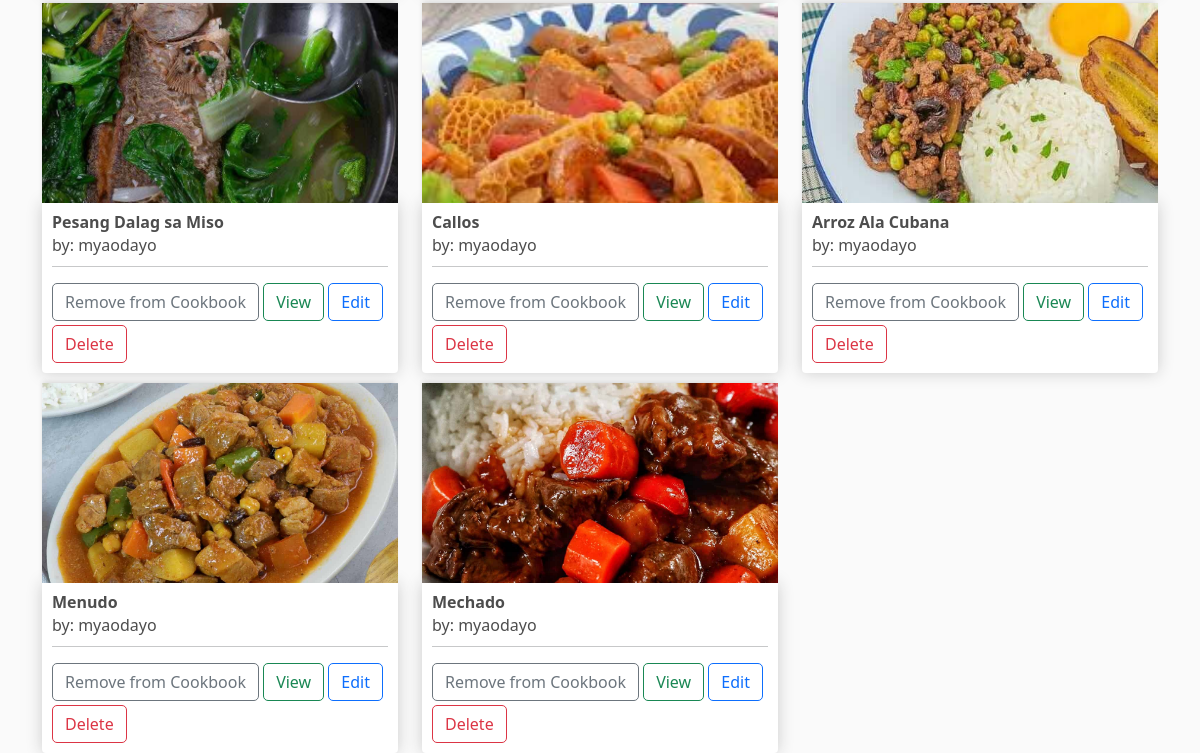
The app's page /cookbook/ (signed in, lower part), older data.
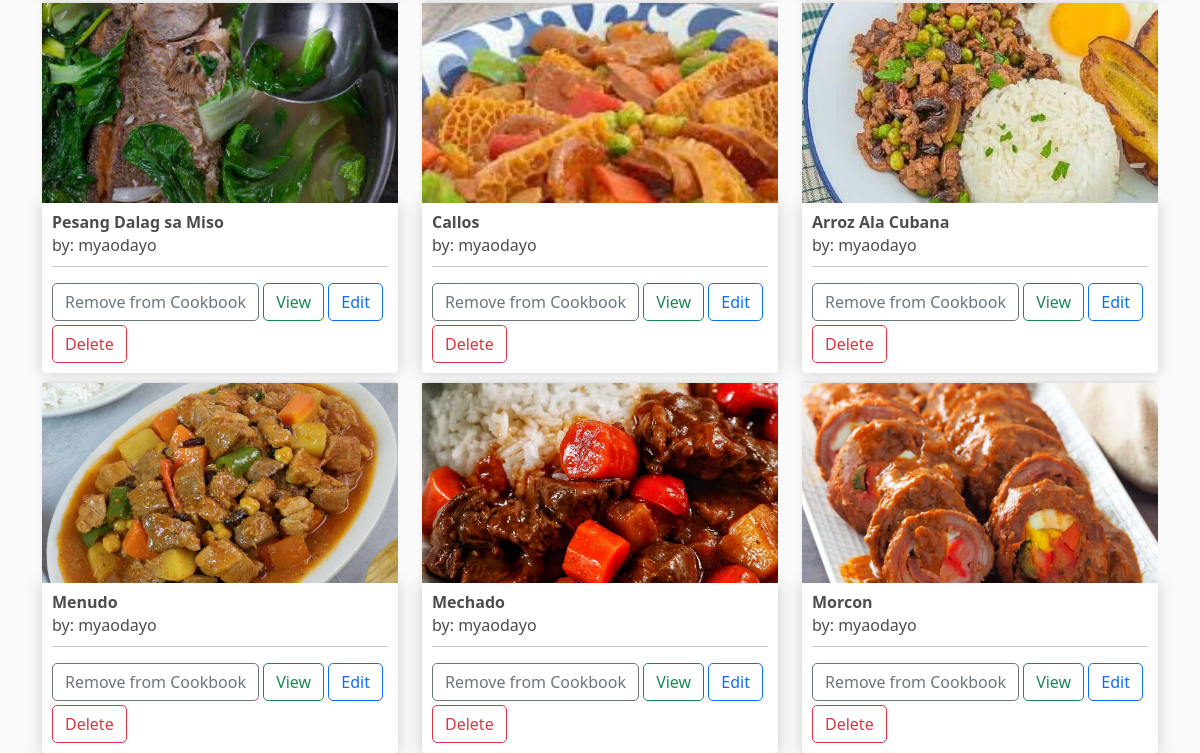
The same page, newer data.
### FGPH/models.py (models this page shows, shortened)
class CookbookRecipe(models.Model):
	cookbook = models.ForeignKey(Cookbook, null=True, on_delete=models.CASCADE, related_name='recipes')
	recipe = models.ForeignKey(Recipe, null=True, on_delete=models.CASCADE)

class Recipe(models.Model):
	author = models.ForeignKey(RegisteredUser, null=True, on_delete=models.CASCADE, related_name='recipes')
	name = models.CharField(max_length=64)
	category = models.ForeignKey(Category, null=True, blank=True, on_delete=models.SET_NULL, related_name='recipes')
	tags = models.ManyToManyField(Tag)
	thumbnail = models.ImageField(default='placeholder.png')
	region = models.ForeignKey(Region, null=True, blank=True, on_delete=models.SET_NULL, related_name='recipes')
	description = models.CharField(max_length=700, null=True, blank=True)
	steps = models.JSONField(null=True)
	ingredients = models.JSONField(null=True)
	preparation_time = models.CharField(max_length=64, null=True, blank=True)
	serving_size = models.IntegerField(
		null=True,
		blank=True,
        validators=[
            MaxValueValidator(500),
            MinValueValidator(1)
        ]
    )
	date_created = models.DateTimeField(auto_now_add=True, null=True)
	date_modified = models.DateTimeField(auto_now=True, null=True)
	@property
	def recipeSteps(self):
		return json.loads(self.steps)

class RegisteredUser(models.Model):
	user = models.OneToOneField(User, null=True, blank=True, on_delete=models.CASCADE)
	name = models.CharField(max_length=200, null=True)
	email = models.CharField(max_length=200)
	title = models.CharField(default="", max_length=200, blank=True)
	profile_pic = models.ImageField(default="pfp.png", null=True, blank=True)
	date_created = models.DateTimeField(auto_now_add=True, null=True)
	def __str__(self):
	    return str(self.name)

### FGPH/views.py (the view)
# urls.py: path("cookbook/", views.cookbook, name='cookbook'),
@login_required(login_url='FGPH:login')
def cookbook(request):
    categories = Category.objects.all()
    if request.user.is_authenticated:
        cookbookAuthor = request.user.registereduser
        cookbook, created = Cookbook.objects.get_or_create(cookbookAuthor=cookbookAuthor)
        cookbookRecipes = cookbook.recipes.all()
    else:
        cookbookRecipes = []
    context = {'cookbookRecipes': cookbookRecipes, 'categories': categories}
    return render(request, 'FGPH/cookbook.html', context)

### FGPH/templatetags/get_group.py (called while the page is built)
@register.filter(name='has_group')
def has_group(user, group_name):
    return user.groups.filter(name=group_name).exists()

### FGPH/templates/FGPH/cookbook.html (shortened to what this page needs)
{% extends 'FGPH/template.html' %}
{% load static %}
{% block content %}
<div class="row">
    {% for cookbookRecipe in cookbookRecipes %}
		<div class="col-lg-4">
			<img class="thumbnail" src="{{ cookbookRecipe.recipe.thumbnail.url }}">
			<div class="box-element product">
				<h6><strong>{{ cookbookRecipe.recipe.name }}</strong></h6>
				<h6 style="line-height: 10px;">by: {{ cookbookRecipe.recipe.author }}</h6>
				<hr>
				<button data-recipe="{{ cookbookRecipe.recipe.id }}" data-action="remove" class="btn btn-outline-secondary remove-recipe">Remove from Cookbook</button>
				<a href="{% url 'FGPH:recipe' cookbookRecipe.recipe.id %}" class="btn btn-outline-success">View</a>
                {% if request.user.registereduser == cookbookRecipe.recipe.author %}
                <a href="{% url 'FGPH:editRecipe' cookbookRecipe.recipe.id %}" class="btn btn-outline-primary">Edit</a>
                <a href="{% url 'FGPH:deleteRecipe' cookbookRecipe.recipe.id %}" class="btn btn-outline-danger delete-recipe-btn mt-1">Delete</a>
                {% endif %}
			</div>
		</div>
	{% endfor %}
</div>
{% endblock content %}

Row changes from the older to the newer data that the page shows:
added CookbookRecipe: recipe.thumbnail (picture), recipe.name "Morcon", recipe.author "myaodayo", shows "Edit"
